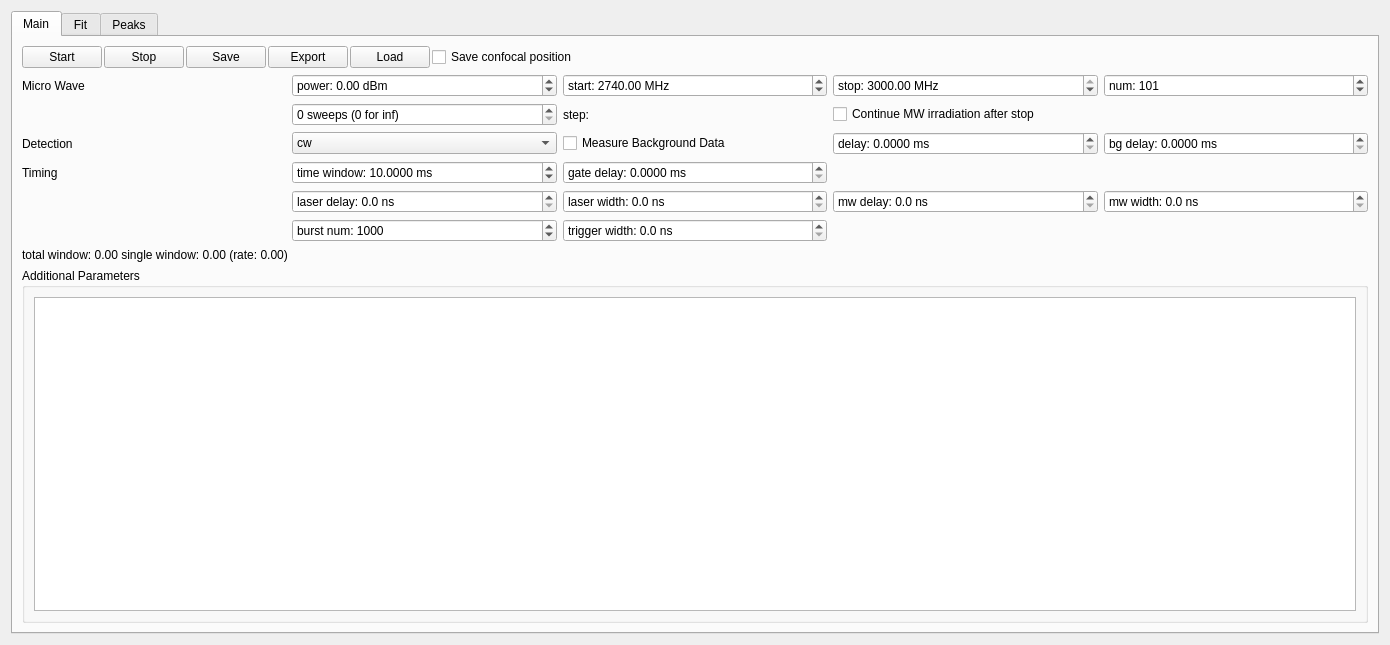
<?xml version="1.0" encoding="UTF-8"?>
<ui version="4.0">
 <class>ODMR</class>
 <widget class="QWidget" name="ODMR">
  <property name="geometry">
   <rect>
    <x>0</x>
    <y>0</y>
    <width>1390</width>
    <height>645</height>
   </rect>
  </property>
  <property name="windowTitle">
   <string>ODMR</string>
  </property>
  <layout class="QVBoxLayout" name="verticalLayout_2">
   <item>
    <widget class="QTabWidget" name="tabWidget">
     <property name="sizePolicy">
      <sizepolicy hsizetype="Expanding" vsizetype="Preferred">
       <horstretch>0</horstretch>
       <verstretch>0</verstretch>
      </sizepolicy>
     </property>
     <property name="currentIndex">
      <number>0</number>
     </property>
     <widget class="QWidget" name="measTab">
      <attribute name="title">
       <string>Main</string>
      </attribute>
      <layout class="QVBoxLayout" name="verticalLayout">
       <item>
        <layout class="QHBoxLayout" name="horizontalLayout">
         <property name="spacing">
          <number>2</number>
         </property>
         <item>
          <widget class="QPushButton" name="startButton">
           <property name="text">
            <string>Start</string>
           </property>
          </widget>
         </item>
         <item>
          <widget class="QPushButton" name="stopButton">
           <property name="text">
            <string>Stop</string>
           </property>
          </widget>
         </item>
         <item>
          <widget class="QPushButton" name="saveButton">
           <property name="text">
            <string>Save</string>
           </property>
          </widget>
         </item>
         <item>
          <widget class="QPushButton" name="exportButton">
           <property name="text">
            <string>Export</string>
           </property>
          </widget>
         </item>
         <item>
          <widget class="QPushButton" name="loadButton">
           <property name="text">
            <string>Load</string>
           </property>
          </widget>
         </item>
         <item>
          <widget class="QCheckBox" name="saveconfocalBox">
           <property name="text">
            <string>Save confocal position</string>
           </property>
          </widget>
         </item>
         <item>
          <spacer name="horizontalSpacer_3">
           <property name="orientation">
            <enum>Qt::Horizontal</enum>
           </property>
           <property name="sizeType">
            <enum>QSizePolicy::Expanding</enum>
           </property>
           <property name="sizeHint" stdset="0">
            <size>
             <width>100</width>
             <height>20</height>
            </size>
           </property>
          </spacer>
         </item>
        </layout>
       </item>
       <item>
        <layout class="QGridLayout" name="gridLayout_2">
         <item row="2" column="1">
          <widget class="QComboBox" name="methodBox">
           <item>
            <property name="text">
             <string>cw</string>
            </property>
           </item>
           <item>
            <property name="text">
             <string>pulse</string>
            </property>
           </item>
          </widget>
         </item>
         <item row="3" column="1">
          <widget class="QDoubleSpinBox" name="windowBox">
           <property name="prefix">
            <string>time window: </string>
           </property>
           <property name="suffix">
            <string> ms</string>
           </property>
           <property name="decimals">
            <number>4</number>
           </property>
           <property name="minimum">
            <double>0.100000000000000</double>
           </property>
           <property name="maximum">
            <double>1000.000000000000000</double>
           </property>
           <property name="value">
            <double>10.000000000000000</double>
           </property>
          </widget>
         </item>
         <item row="5" column="1">
          <widget class="QSpinBox" name="bnumBox">
           <property name="suffix">
            <string/>
           </property>
           <property name="prefix">
            <string>burst num: </string>
           </property>
           <property name="minimum">
            <number>1</number>
           </property>
           <property name="maximum">
            <number>999999</number>
           </property>
           <property name="singleStep">
            <number>100</number>
           </property>
           <property name="value">
            <number>1000</number>
           </property>
          </widget>
         </item>
         <item row="4" column="4">
          <widget class="QDoubleSpinBox" name="mwwidthBox">
           <property name="prefix">
            <string>mw width: </string>
           </property>
           <property name="suffix">
            <string> ns</string>
           </property>
           <property name="decimals">
            <number>1</number>
           </property>
           <property name="singleStep">
            <double>10.000000000000000</double>
           </property>
          </widget>
         </item>
         <item row="2" column="0">
          <widget class="QLabel" name="label">
           <property name="text">
            <string>Detection</string>
           </property>
          </widget>
         </item>
         <item row="0" column="4">
          <widget class="QSpinBox" name="numBox">
           <property name="suffix">
            <string/>
           </property>
           <property name="prefix">
            <string>num: </string>
           </property>
           <property name="minimum">
            <number>2</number>
           </property>
           <property name="maximum">
            <number>99999</number>
           </property>
           <property name="value">
            <number>101</number>
           </property>
          </widget>
         </item>
         <item row="4" column="2">
          <widget class="QDoubleSpinBox" name="laserwidthBox">
           <property name="prefix">
            <string>laser width: </string>
           </property>
           <property name="suffix">
            <string> ns</string>
           </property>
           <property name="decimals">
            <number>1</number>
           </property>
           <property name="singleStep">
            <double>10.000000000000000</double>
           </property>
          </widget>
         </item>
         <item row="0" column="0">
          <widget class="QLabel" name="label_6">
           <property name="text">
            <string>Micro Wave</string>
           </property>
          </widget>
         </item>
         <item row="1" column="2">
          <widget class="QLabel" name="stepLabel">
           <property name="text">
            <string>step: </string>
           </property>
          </widget>
         </item>
         <item row="3" column="2">
          <widget class="QDoubleSpinBox" name="gatedelayBox">
           <property name="prefix">
            <string>gate delay: </string>
           </property>
           <property name="suffix">
            <string> ms</string>
           </property>
           <property name="decimals">
            <number>4</number>
           </property>
          </widget>
         </item>
         <item row="2" column="3">
          <widget class="QDoubleSpinBox" name="delayBox">
           <property name="prefix">
            <string>delay: </string>
           </property>
           <property name="suffix">
            <string> ms</string>
           </property>
           <property name="decimals">
            <number>4</number>
           </property>
           <property name="maximum">
            <double>1000.000000000000000</double>
           </property>
          </widget>
         </item>
         <item row="0" column="3">
          <widget class="QDoubleSpinBox" name="stopBox">
           <property name="prefix">
            <string>stop: </string>
           </property>
           <property name="suffix">
            <string> MHz</string>
           </property>
           <property name="decimals">
            <number>2</number>
           </property>
           <property name="minimum">
            <double>10.000000000000000</double>
           </property>
           <property name="maximum">
            <double>3000.000000000000000</double>
           </property>
           <property name="singleStep">
            <double>100.000000000000000</double>
           </property>
           <property name="value">
            <double>3000.000000000000000</double>
           </property>
          </widget>
         </item>
         <item row="2" column="2">
          <widget class="QCheckBox" name="backgroundBox">
           <property name="text">
            <string>Measure Background Data</string>
           </property>
          </widget>
         </item>
         <item row="1" column="1">
          <widget class="QSpinBox" name="sweepsBox">
           <property name="suffix">
            <string> sweeps (0 for inf)</string>
           </property>
           <property name="prefix">
            <string/>
           </property>
           <property name="minimum">
            <number>0</number>
           </property>
           <property name="maximum">
            <number>999999</number>
           </property>
           <property name="singleStep">
            <number>1</number>
           </property>
           <property name="value">
            <number>0</number>
           </property>
          </widget>
         </item>
         <item row="3" column="0">
          <widget class="QLabel" name="label_2">
           <property name="text">
            <string>Timing</string>
           </property>
          </widget>
         </item>
         <item row="0" column="2">
          <widget class="QDoubleSpinBox" name="startBox">
           <property name="prefix">
            <string>start: </string>
           </property>
           <property name="suffix">
            <string> MHz</string>
           </property>
           <property name="decimals">
            <number>2</number>
           </property>
           <property name="minimum">
            <double>10.000000000000000</double>
           </property>
           <property name="maximum">
            <double>3000.000000000000000</double>
           </property>
           <property name="singleStep">
            <double>100.000000000000000</double>
           </property>
           <property name="value">
            <double>2740.000000000000000</double>
           </property>
          </widget>
         </item>
         <item row="4" column="1">
          <widget class="QDoubleSpinBox" name="laserdelayBox">
           <property name="enabled">
            <bool>true</bool>
           </property>
           <property name="prefix">
            <string>laser delay: </string>
           </property>
           <property name="suffix">
            <string> ns</string>
           </property>
           <property name="decimals">
            <number>1</number>
           </property>
           <property name="singleStep">
            <double>10.000000000000000</double>
           </property>
          </widget>
         </item>
         <item row="4" column="3">
          <widget class="QDoubleSpinBox" name="mwdelayBox">
           <property name="prefix">
            <string>mw delay: </string>
           </property>
           <property name="suffix">
            <string> ns</string>
           </property>
           <property name="decimals">
            <number>1</number>
           </property>
           <property name="singleStep">
            <double>10.000000000000000</double>
           </property>
          </widget>
         </item>
         <item row="5" column="2">
          <widget class="QDoubleSpinBox" name="triggerwidthBox">
           <property name="prefix">
            <string>trigger width: </string>
           </property>
           <property name="suffix">
            <string> ns</string>
           </property>
           <property name="decimals">
            <number>1</number>
           </property>
           <property name="singleStep">
            <double>10.000000000000000</double>
           </property>
          </widget>
         </item>
         <item row="2" column="4">
          <widget class="QDoubleSpinBox" name="bgdelayBox">
           <property name="prefix">
            <string>bg delay: </string>
           </property>
           <property name="suffix">
            <string> ms</string>
           </property>
           <property name="decimals">
            <number>4</number>
           </property>
           <property name="maximum">
            <double>1000.000000000000000</double>
           </property>
          </widget>
         </item>
         <item row="1" column="3">
          <widget class="QCheckBox" name="mwcontBox">
           <property name="text">
            <string>Continue MW irradiation after stop</string>
           </property>
          </widget>
         </item>
         <item row="0" column="1">
          <widget class="QDoubleSpinBox" name="powerBox">
           <property name="prefix">
            <string>power: </string>
           </property>
           <property name="suffix">
            <string> dBm</string>
           </property>
           <property name="minimum">
            <double>-65.000000000000000</double>
           </property>
           <property name="maximum">
            <double>54.000000000000000</double>
           </property>
           <property name="value">
            <double>0.000000000000000</double>
           </property>
          </widget>
         </item>
        </layout>
       </item>
       <item>
        <widget class="QLabel" name="pulseLabel">
         <property name="text">
          <string>total window: 0.00 single window: 0.00 (rate: 0.00)</string>
         </property>
        </widget>
       </item>
       <item>
        <widget class="QGroupBox" name="groupBox_4">
         <property name="title">
          <string>Additional Parameters</string>
         </property>
         <layout class="QVBoxLayout" name="verticalLayout_4">
          <item>
           <widget class="ParamTable" name="paramTable"/>
          </item>
         </layout>
        </widget>
       </item>
      </layout>
     </widget>
     <widget class="QWidget" name="fiTab">
      <attribute name="title">
       <string>Fit</string>
      </attribute>
     </widget>
     <widget class="QWidget" name="peaksTab">
      <property name="minimumSize">
       <size>
        <width>0</width>
        <height>0</height>
       </size>
      </property>
      <attribute name="title">
       <string>Peaks</string>
      </attribute>
     </widget>
    </widget>
   </item>
  </layout>
 </widget>
 <customwidgets>
  <customwidget>
   <class>ParamTable</class>
   <extends>QTableWidget</extends>
   <header>mahos.core.gui.param</header>
  </customwidget>
 </customwidgets>
 <tabstops>
  <tabstop>tabWidget</tabstop>
  <tabstop>startButton</tabstop>
  <tabstop>stopButton</tabstop>
  <tabstop>saveButton</tabstop>
  <tabstop>exportButton</tabstop>
  <tabstop>loadButton</tabstop>
  <tabstop>saveconfocalBox</tabstop>
  <tabstop>powerBox</tabstop>
  <tabstop>startBox</tabstop>
  <tabstop>stopBox</tabstop>
  <tabstop>numBox</tabstop>
  <tabstop>sweepsBox</tabstop>
  <tabstop>mwcontBox</tabstop>
  <tabstop>methodBox</tabstop>
  <tabstop>backgroundBox</tabstop>
  <tabstop>delayBox</tabstop>
  <tabstop>bgdelayBox</tabstop>
  <tabstop>windowBox</tabstop>
  <tabstop>gatedelayBox</tabstop>
  <tabstop>laserdelayBox</tabstop>
  <tabstop>laserwidthBox</tabstop>
  <tabstop>mwdelayBox</tabstop>
  <tabstop>mwwidthBox</tabstop>
  <tabstop>bnumBox</tabstop>
  <tabstop>triggerwidthBox</tabstop>
  <tabstop>paramTable</tabstop>
 </tabstops>
 <resources/>
 <connections/>
</ui>
